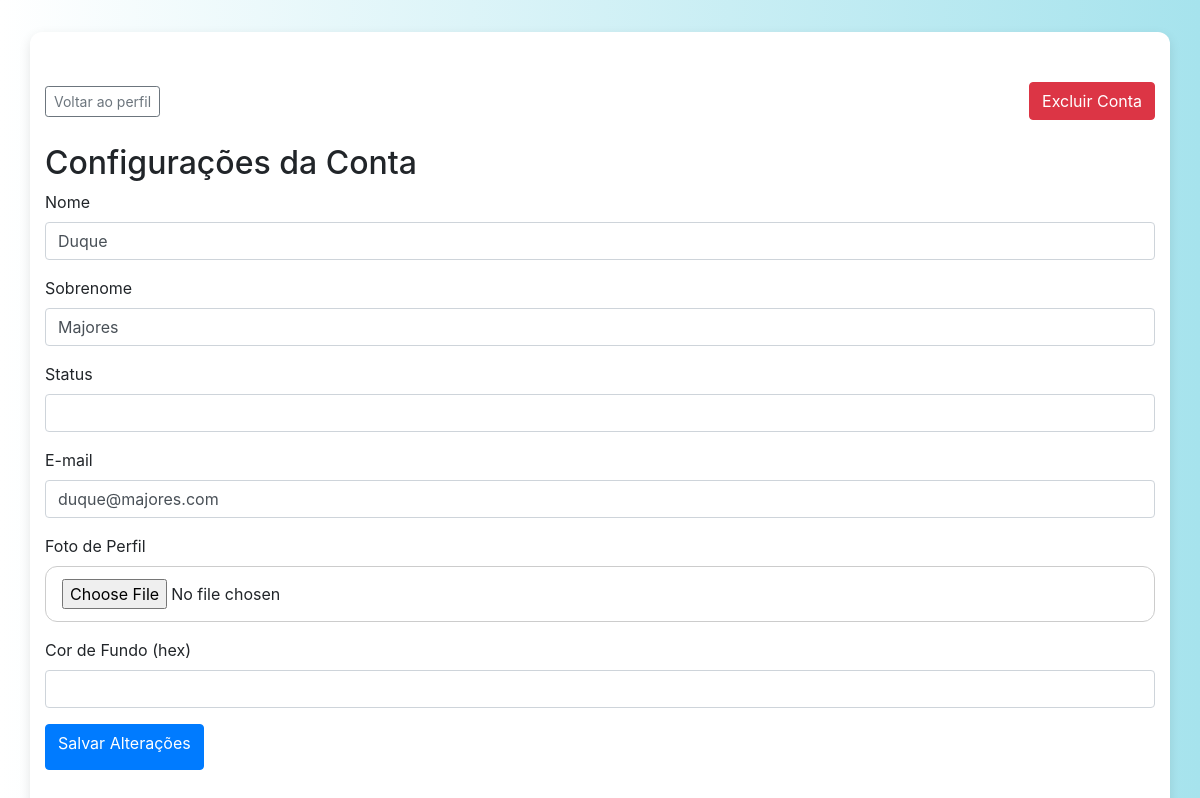
Before: /configuracoes (signed in) with the older database file.
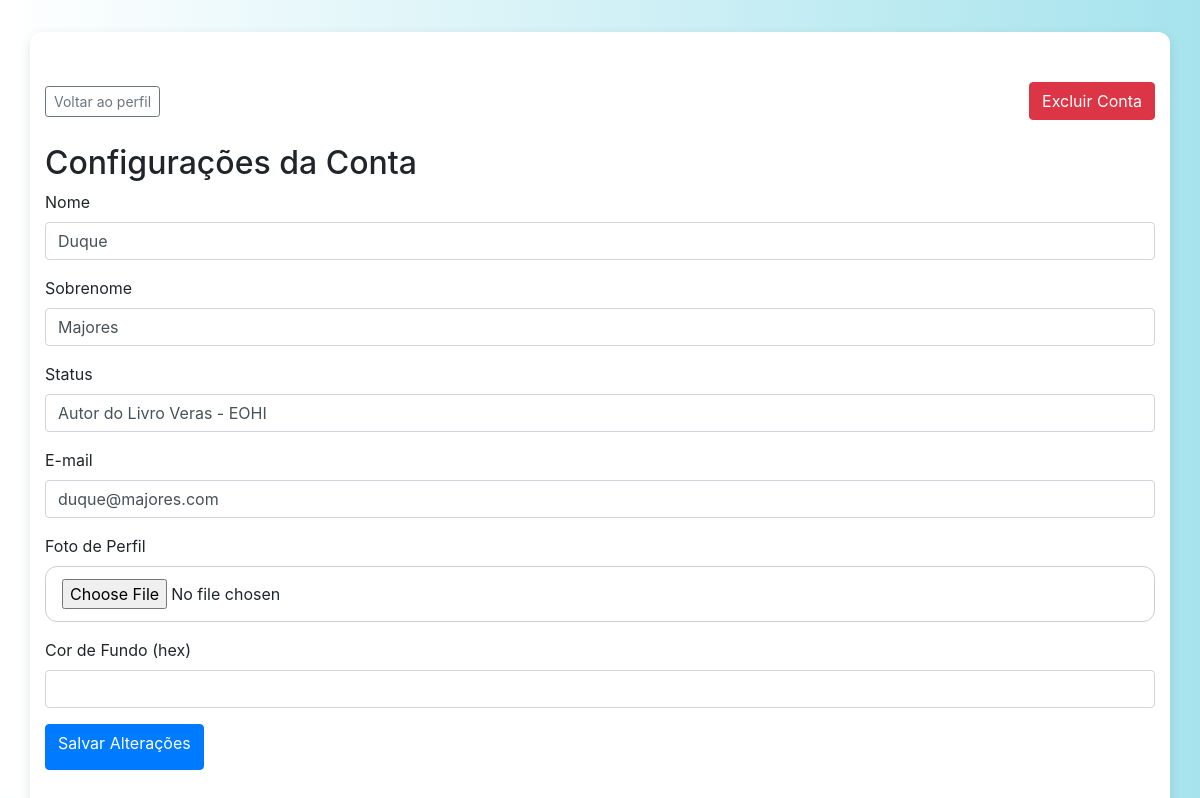
After: the same page with the newer database file.
### app/models.py (models this page shows, shortened)
class User(UserMixin, db.Model):
    id = db.Column(db.Integer, primary_key=True)
    nome = db.Column(db.String(150))
    sobreNome = db.Column(db.String(150))
    status = db.Column(db.String(150))
    cpf_cnpj = db.Column(db.String(20), nullable=False, unique=True)
    email = db.Column(db.String(150), unique=True)
    senha = db.Column(db.String(150))
    imagem = db.Column(db.String(150), default='default.png')
    cor_fundo = db.Column(db.String(255), default='background-image: linear-gradient(to right, #fff, #a6e3ed);')
    notificacoes = db.relationship('Notificacao', backref='usuario', lazy='dynamic')
    seguindo = db.relationship(
        'User', secondary=followers,
        primaryjoin=(followers.c.follower_id == id),
        secondaryjoin=(followers.c.followed_id == id),
        backref=db.backref('seguidores', lazy='dynamic'),
        lazy='dynamic'
    )
    notificacoes = db.relationship('Notificacao', backref='dono', lazy='dynamic')
    last_seen = db.Column(db.DateTime, default=datetime.utcnow)

### app/views.py (the view, shortened to what this page needs)
@app.route('/configuracoes', methods=['GET', 'POST'])
@login_required
def configuracoes():
    form = ConfiguracoesForm(obj=current_user)
    obj = current_user
    return render_template('configuracoes.html', form=form, obj=obj)

### app/forms.py (shortened to what this page needs)
class ConfiguracoesForm(FlaskForm):
    nome = StringField('Nome', validators=[DataRequired()])
    sobreNome = StringField('Sobrenome', validators=[DataRequired()])
    status = StringField('Status')
    email = StringField('E-mail', validators=[DataRequired(), Email()])
    imagem = FileField('Foto de Perfil', validators=[FileAllowed(['jpg', 'jpeg', 'png'])])
    cor_fundo = StringField('Cor de Fundo (hex)', validators=[Optional()])
    submit = SubmitField('Salvar Alterações')

### app/__init__.py (called while the page is built)
@login_manager.user_loader
def load_user(user_id):
    return User.query.get(int(user_id))

### app/views.py (called while the page is built)
@app.before_request
def update_last_seen():
    if current_user.is_authenticated:
        current_user.last_seen = datetime.utcnow()
        db.session.commit()

### app/templates/configuracoes.html (shortened to what this page needs)
{% extends "base.html" %}
{% block styles %}
    <link rel="stylesheet" href="{{ url_for('static', filename='css/index.css') }}">
    <link rel="stylesheet" href="{{ url_for('static', filename='css/configuracoes.css') }}">
{% endblock %}
{% block content %}
    <div id="header_config">
        <a href="{{ url_for('home', id=obj.id) }}" class="btn btn-outline-secondary btn-sm">Voltar ao perfil</a>
        <form method="POST" action="{{ url_for('excluir_conta', id=obj.id) }}" onsubmit="return confirm('Tem certeza que deseja excluir sua conta? Esta ação é irreversível.')">
            <button class="btn btn-danger" type="submit">Excluir Conta</button>
        </form>
    </div>
    <div id="corpo_config" class="mt-4">
        <h2>Configurações da Conta</h2>
        <form class="" method="POST" enctype="multipart/form-data">
            <div class="form-group">
            {{ form.nome.label }} {{ form.nome(class="form-control") }}
            </div>
            <div class="form-group">
            {{ form.sobreNome.label }} {{ form.sobreNome(class="form-control") }}
            </div>
            <div class="form-group">
            {{ form.status.label }} {{ form.status(class="form-control") }}
            </div>
            <div class="form-group">
            {{ form.email.label }} {{ form.email(class="form-control") }}
            </div>
            <div class="form-group">
            {{ form.imagem.label }} {{ form.imagem(class="form-control-file") }}
            </div>
            <div class="form-group">
            {{ form.cor_fundo.label }} {{ form.cor_fundo(class="form-control")}}
            </div>
            <button type="submit" class="btn btn-primary">{{ form.submit.label }}</button>
        </form>
    </div>
{% endblock %}

Changed rows visible on the page:
changed User "Duque": status (not shown) → "Autor do Livro Veras - EOHI"
